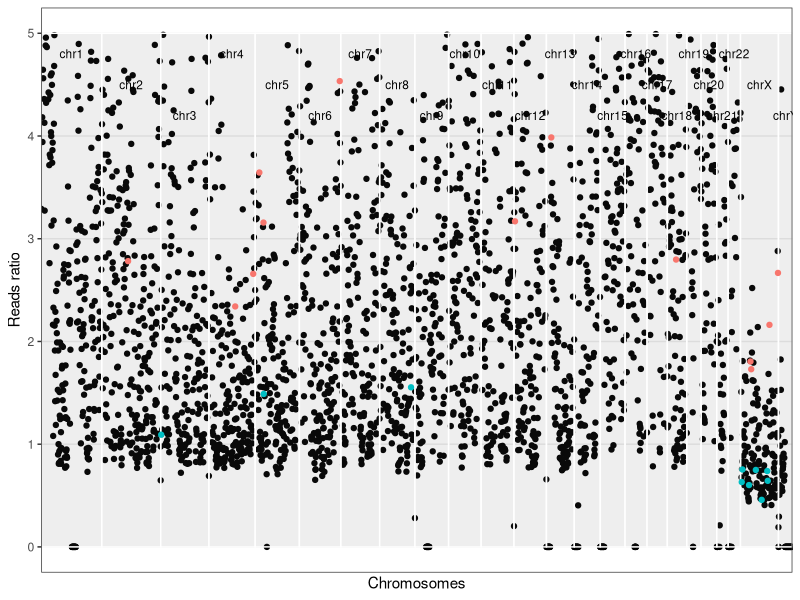
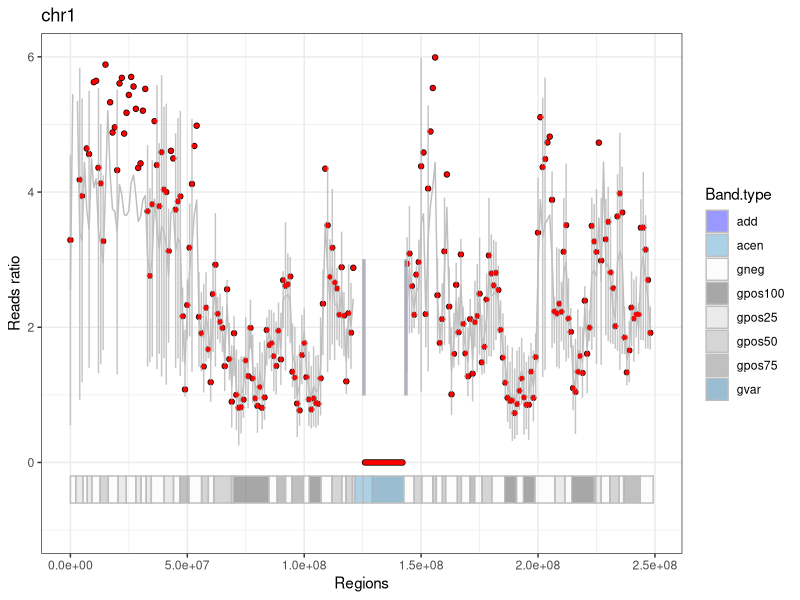
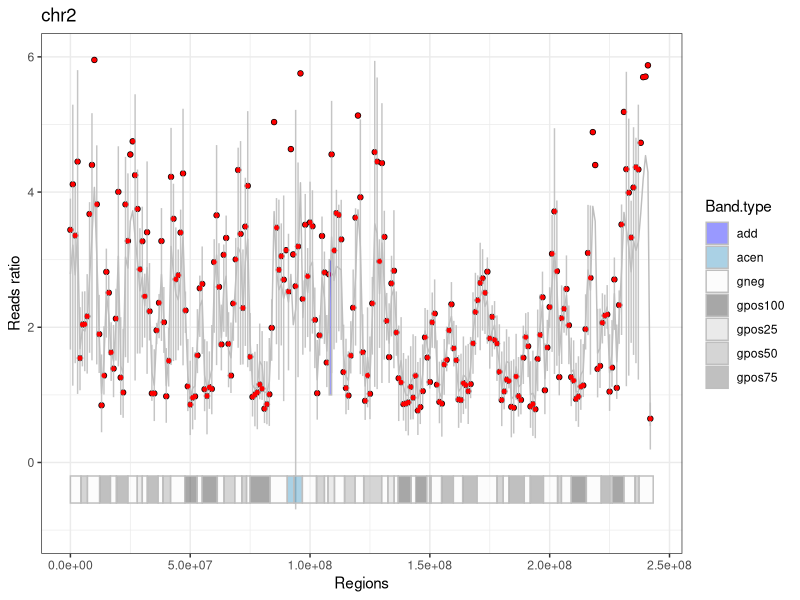
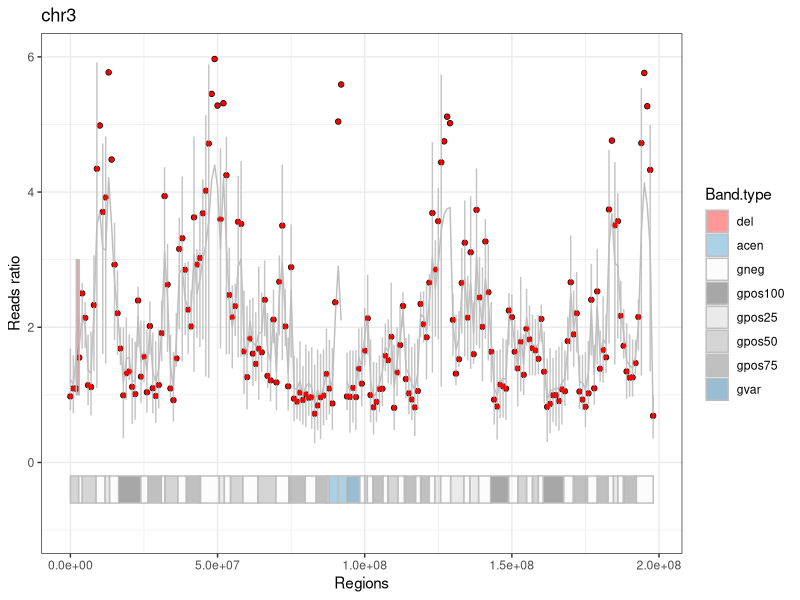
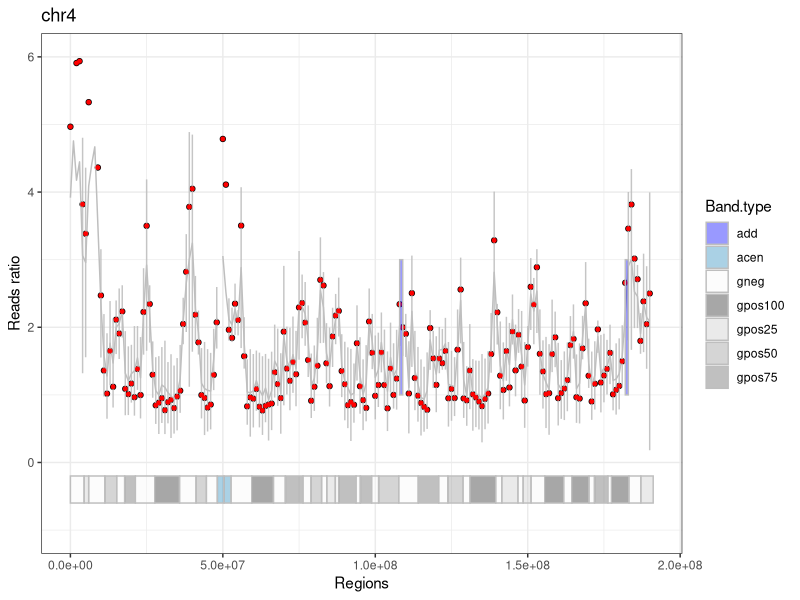
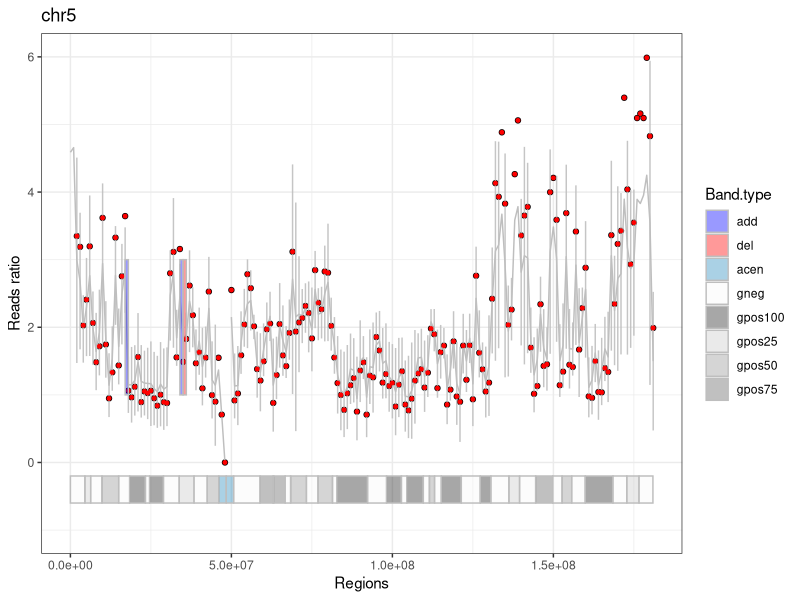
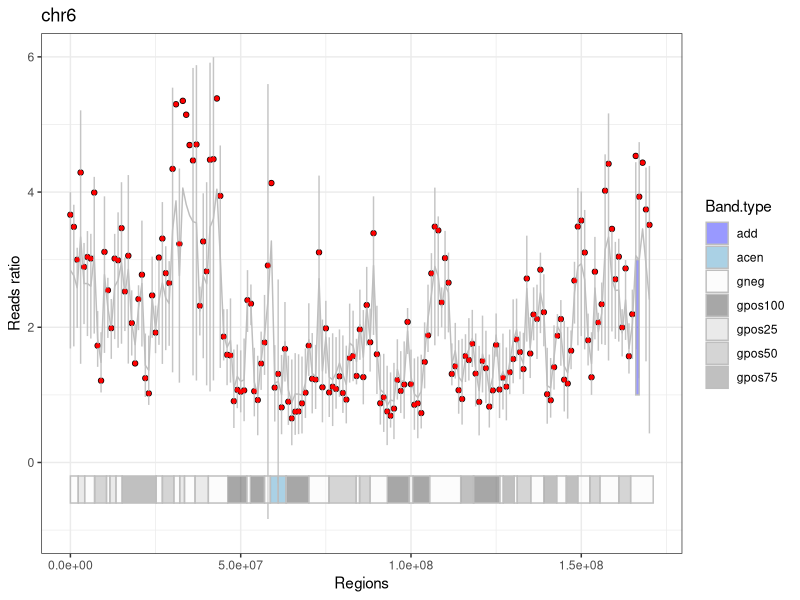
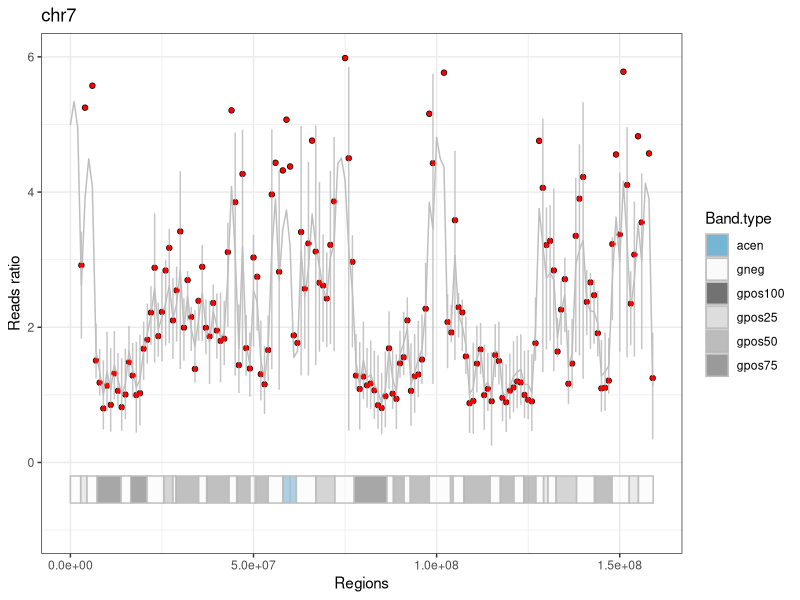

Write R code to recreate these figures, in order.
## ---- chunk 1
knitr::opts_knit$set(root.dir = "/media/vera/big_data/coriandR/output/17839.muenchen/")
knitr::opts_chunk$set(warning = FALSE, message = FALSE) 
## ---- chunk 2
patient.data = read.table("patient.data.tsv", stringsAsFactors = F)
patient_name = patient.data[1, 2]
gender = as.character(patient.data[2, 2])
## ---- chunk 3

# librarys
library(ggplot2)
library(knitr)


###################################################################################################
# VORBEREITEN
###################################################################################################

# SCHRITT 1
# Daten einlesen: Patient, PON, Giemsa-Bands, alle Gene und eine Auswahl der relevanten.

patient = read.table("patient.fc.tsv", header=TRUE, row.names = 1, stringsAsFactors = F) 
bin_data = read.table("pon.tsv", header=TRUE, row.names = 1, stringsAsFactors = F)
bin_data$Start = as.integer(bin_data$Start)
bin_data$End = as.integer(bin_data$End)
# pon wurde bereits erzuegt, normalisiert und mit den statistischenwerten versehen!

cytobands = read.table("../../tables/cytobands_sort.2.tsv", header=TRUE, sep = "\t", row.names = 1, stringsAsFactors = F)
  # die farben sind bereits enthalten!
cancer_genes = read.table("../../tables/cancer.driver.genes_unique.and.goi.aml.csv", header=TRUE, sep = "\t",
                          stringsAsFactors = F)
all_genes = read.table("../../tables/all_genes.tsv", header=TRUE, row.names = 1, stringsAsFactors = F)
all_genes$start = as.integer(all_genes$start)
all_genes$end = as.integer(all_genes$end)

## ---- chunk 4
stats = read.table("mapping.stats.tsv", stringsAsFactors = F)
stats[nrow(stats) +1, ] = list(as.character("unique_mapped_reads"), sum(patient[ , 6]))
stats[nrow(stats) +1, ] = list(as.character("SAMPLE_ID"), patient_name)
stats[nrow(stats) +1, ] = list(as.character("gender"), gender)

library(knitr)
kable(stats, digits = 0, col.names = NULL, align = "l")
## ---- chunk 5

# SCHRITT 2
# PON an das Geschlecht des Patienten anpassen
pon.gender.adjust = function(pon, gender) {
  if (gender == "M") {
    chrn = "chrX"
    pon.copy = pon[pon$Chr == "chrX_M", ]
    pon.copy$Chr = chrn
    pon = rbind(pon, pon.copy)
    
    chrn = "chrY"
    pon.copy = pon[pon$Chr == "chrY_M", ]
    pon.copy$Chr = chrn
    pon = rbind(pon, pon.copy)
    
    pon = pon[!(pon$Chr == "chrX_F" | pon$Chr == "chrY_F" | pon$Chr == "chrX_M" | pon$Chr == "chrY_M"), ]
  }
  
  else {
    chrn = "chrX"
    pon.copy = pon[pon$Chr == "chrX_F", ]
    pon.copy$Chr = chrn
    pon = rbind(pon, pon.copy)
    
    chrn = "chrY"
    pon.copy = pon[pon$Chr == "chrY_F", ]
    pon.copy$Chr = chrn
    pon = rbind(pon, pon.copy)
    
    pon = pon[!(pon$Chr == "chrX_F" | pon$Chr == "chrY_F" | pon$Chr == "chrX_M" | pon$Chr == "chrY_M"), ]
  }
}


# SCHRITT 3
# Die Patientendaten normalisieren
patient_normalization = function(patient, column_number) {
  # patient = tabelle der patienten
  # column_number = nummer der spalte mit deb patienten-bins
  # (bei einem patienten -> 6) 
  patient_norm <- patient[ , 1:5]
  #patient_norm$pat_bins <- patient[ , column_number] / sum(patient[ , column_number]) * (patient[1, 3] - patient[1, 2] + 1)
  patient_norm$pat_bins <- patient[ , column_number] / median(patient[ , column_number]) *2
  # eine neue tabelle mit den allgemeinen daten und den normalisierten patienten-bins
  # normalisierung basiert auf der automatischen erkennung der bin-laenge (differenz end und start der 1. bin)
  # ist also dynamisch
  return(patient_norm)
}

# SCHRITT 4
# Den Patienten als eine neue Spalte zu der PON-Tabelle hinzufügen
unite.data = function(pon, patient) {
  pon$patient = patient$pat_bins
  return(pon)
}

###################################################################################################
# RECHNEN
###################################################################################################

# SCHRITT 5
#Del/amp Bins detektieren
aberration.bins.identifier = function(bin_data, sd_factor) {
  bin_data$aberration = with(bin_data, factor(ifelse(patient < mean - sd_factor * sd, 'del', ifelse(patient > mean + sd_factor * sd, 'add', 'normal')), levels = c('normal', 'add', 'del')))
  return(bin_data)
}


# SCHRITT 6
# Abweichende Bins werden zu ganzen Regionen mit einer gemeinsamen Richtung
# (amplifiziert oder deletiert) zusammengefasst
# und in eine Tabelle hereingeschrieben
region_bring_together = function(bin_data, sd_factor) {
  # die funktion schaut alle chromosome (inkl. geschlechterchr) nach den over/under regionen durch
  # und gibt diese mit den start-/endpunkten in einer tabelle wieder
  regions = data.frame(Chr=character(), Start=integer(), End=integer(), Start.i=integer(), 
                        End.i=integer(), Direction=integer(), stringsAsFactors = F)
  last_chr = 'NULL'
  last_direction = 0 # 0 for normal, -1 for del, +1 for amp
  region_start = 0
  for (i in 1:nrow(bin_data)) {
    if(bin_data$Chr[i] != last_chr) {
      if(last_chr != 'NULL' & last_direction != 0) {
        regions[nrow(regions) + 1, ] = list(as.character(last_chr), bin_data$Start[region_start], 
                                            bin_data$End[i-1], region_start, i, last_direction)
        #eine region wird zugemacht, falls am ende eines chromosoms eine region noch offen war
      }
      last_direction = 0
      region_start = 0
      last_chr = bin_data$Chr[i]
    }

    direction = 0
    if(!is.na(bin_data$patient[i]) & (bin_data$patient[i] < bin_data$mean[i] - sd_factor * bin_data$sd[i])) {
      direction = -1
    } else if(!is.na(bin_data$patient[i]) & (bin_data$patient[i] > 
                                             bin_data$mean[i] + sd_factor * bin_data$sd[i])) {
      direction = +1
    }
    if (direction == last_direction) {
      next()
    }
    if (direction > last_direction) {
      if (last_direction == 0) {
        region_start = i
        # neue del oder amp region wird aufgemacht
      }
      else if (last_direction == -1) {
        regions[nrow(regions) + 1, ] = list(as.character(bin_data$Chr[i]), bin_data$Start[region_start], 
                                            bin_data$End[i-1], region_start, i-1, last_direction)
        # alte del region wird zugemacht
        if (direction == 1) {
          region_start = i
          # neue amp region wird aufgemacht
        }
      }
    } 
    else if (direction < last_direction) {
      if (last_direction == 0) {
        region_start = i
        # neue del region wird aufgemacht
      }
      else if (last_direction == 1) {
        regions[nrow(regions) + 1, ] = list(as.character(bin_data$Chr[i]), bin_data$Start[region_start], 
                                            bin_data$End[i-1], region_start, i-1, last_direction)
        # alte amp region wird zugemacht
        if (direction == -1) {
          region_start = i
          # neue del region wird aufgemacht
        }
      }
    }
    last_direction = direction
  }
  if(last_direction != 0) {
    regions[nrow(regions) + 1, ] = list(as.character(bin_data$Chr[i]), bin_data$Start[region_start], 
                                        bin_data$End[i-1], region_start, i, last_direction)
    #eine region wird zugemacht, falls bei dem allerletzten chromosom eine region noch offen war
  }
  return(regions)
}

###################################################################################################
# REPORTEN
###################################################################################################

# SCHRITT 7
# Die Regionen werden zu größeren Regionen zusammengefasst, deren Werte gegen die
# Werte des PONs an der gleichen Stelle geprüft werden
# Momentan noch 3*SD-Statistik.
region_merge = function(bin_data, regions, sd_factor) {
  regions_merged = data.frame(Chr=character(), Start=integer(), End=integer(), Start.i=integer(), 
                               End.i=integer(), Direction=factor(levels=c('add', 'del')),
                               stringsAsFactors = F)
  
  if(nrow(regions) < 2) return(regions_merged)
  
  regions_merged[1,] = list(as.character(regions$Chr[1]), 
                            regions$Start[1], 
                            regions$End[1],
                            regions$Start.i[1],
                            regions$End.i[1],
                            ifelse(regions$Direction[1]==1, 'add', 'del'))
  m = 1 #der zaehler in der tabelle "regions_merged"
  mean_region = 0
  mean_pon = 0
  sd_pon = 0
  
  for (r in 2:nrow(regions)) {
    if (regions_merged$Chr[m] != regions$Chr[r] | regions_merged$Direction[m] != regions$Direction[r]) {
      # mergen nur, wenn auf dem selben chr.
      regions_merged[nrow(regions_merged) + 1, ] = list(Chr=as.character(regions$Chr[r]), 
                                                        Start=regions$Start[r], 
                                                        End=regions$End[r],
                                                        Start.i=regions$Start.i[r],
                                                        End.i=regions$End.i[r],
                                                        Direction=ifelse(regions$Direction[r]==1, 'add', 'del'))
      # die region auf einem neuen chr oder mit einer anderen richtung zu der neuen tabelle hinzufuegen
      m = nrow(regions_merged)
      # das ist die region, von der aus betrachtet wird
      next
    }
    bin_start = regions_merged$Start.i[m]
    bin_end = regions$End.i[r]
    
    mean_region = mean(c(bin_data$patient[bin_start]:bin_data$patient[bin_end]), na.rm = TRUE)
    mean_pon = mean(c(bin_data$mean[bin_start:bin_end]), na.rm = TRUE)
    #die mittelwerte der betroffenen bins inkl. "normale" chr.abschnitte bei dem patienten und pon
    sd_pon <- mean(bin_data$sd[bin_start:bin_end])
    
    if (mean_region > mean_pon + sd_factor*sd_pon | mean_region < mean_pon - sd_factor*sd_pon) {
      # wenn die mittelwerte der betroffenen bins immer noch signifikant hoch/runter sind -> mergen
      regions_merged[m, ] = list(as.character(regions$Chr[r]), 
                                 regions_merged$Start[m], 
                                 regions$End[r],
                                 bin_start,
                                 bin_end,
                                 ifelse(regions$Direction[r]==1, 'add', 'del'))
    } 
    else {
      regions_merged[nrow(regions_merged) + 1, ] = list(Chr=as.character(regions$Chr[r]), 
                                                        Start=regions$Start[r], 
                                                        End=regions$End[r],
                                                        Start.i=regions$Start.i[r],
                                                        End.i=regions$End.i[r],
                                                        Direction=ifelse(regions$Direction[r]==1, 'add', 'del'))
    }
    m <- nrow(regions_merged)
  }
  return(regions_merged)
}


# SCHRITT 8
# Hier werden abweichende Banden aus den Bins detektiert
# Herausforderungen dabei ist, dass die Bins und die Bands in verschiedenen Schritten laufen,
# so kann eine Bande 100.000 Schritte haben
bins2bands = function(bin_data, cytobands, sd_factor) {
  last_chr = 'NULL'
  direction = 0 # die richtung der abweichenden bande (over, under)
  
  bands = data.frame(Chr=character(), Name=character(), Start=integer(), End=integer(),
                     Sum.pat=integer(),
                     Sum.pon=integer(), Direction=integer(),
                     stringsAsFactors = F)
  
  for (c in 1:nrow(cytobands)) {
    # Selektieren der Zeilen mit benötigten Eigenschften
    # hier gibt es mehrere faelle, da die schritte der bind und banden nicht gleich sind
    # und mehrere bins in einer bande sein koennen
    # bzw. auch  kleine bands in einer bin
    
    # die bedingung, dass die chromosome der banden und das patienten
    # gleich sind, muss immer erfuellt sein
    
    sel = as.character(bin_data$Chr) == as.character(cytobands$Chr[c]) &
      # fall 1: die bin ist kleiner als die band
      ((bin_data$Start >= cytobands$Start[c] & bin_data$End <= cytobands$End[c]) |
         # fall 2: die bin ist zwischen 2 bands, liegt aber eher in der betrachteten bin,
         # weil das ende von der bin naeher zum ende der band liegt, als der
         # anfang zum anfang der naechsten
         # die 2. bedingung wurde eingebaut, um zu verhindern, dass die bins vor der aktuellen
         # band mitselektiert werden
         ((bin_data$Start < cytobands$End[c]) &
            (bin_data$End > cytobands$Start[c]) &
            ((cytobands$End[c] - bin_data$Start) >= (bin_data$End - cytobands$End[c]))) |
         # fall 3: die bin ist zwischen 2 bands, liegt aber eher in der
         # betrachteten bin
         # weil der anfang von der bin naeher zum anfang der band liegt, als das ende
         ((bin_data$Start < cytobands$Start[c]) &
            ((bin_data$End - cytobands$Start[c]) > (cytobands$Start[c] - bin_data$Start))))
    # fall 4: die band ist kleiner als die bin,
    # dann greift die bedingung 2 oder 3, je nach werten
    
    band.pat = bin_data[sel, "patient"]
    #band.pon = colSums((bin_data[sel, grep(".bam", colnames(bin_data))]), na.rm = TRUE)
    band.pon = colSums((bin_data[sel, grep("V", colnames(bin_data))]), na.rm = TRUE)
    sum_pat = sum(band.pat, na.rm = TRUE)
    # summe der werte der bins in dieser band fuer den patienten
    sum_pon = mean(band.pon, na.rm = TRUE)
    # mittelwert der summe der bins in dem pon
    sd_bands = sd(band.pon, na.rm = TRUE)
    # standartabweichung fur die bins in der band
    if (sum_pat > sum_pon + sd_factor*sd_bands) {
      direction = +1 # die bande ist amp
    }
    else if (sum_pat < sum_pon - sd_factor*sd_bands) {
      direction = -1 # die bande ist del
    }
    
    bands[nrow(bands) + 1, ] = list(as.character(cytobands$Chr[c]),
                                    as.character(cytobands$Name[c]),
                                    cytobands$Start[c],
                                    cytobands$End[c],
                                    sum_pat,
                                    sum_pon,
                                    direction)
    direction = 0
  }
  return(bands)
}


# SCHRITT 9
# Hier werden Banden zusammengefasst und fuer den Report vorbereitet
karyotype = function(bands) {
  suspected_bands = bands[bands$Direction != 0, ]
  
  # bands mergen, wie bei den regions, nur ohne statistische validierung
  suspected_bands$last_Name = suspected_bands$Name
  karyotype_to_report = suspected_bands[1, ]
  
  karyotype_to_report$Aberration = NA
  if(nrow(suspected_bands) < 2) return(karyotype_to_report)
  
  k = 1
  # der zaehler in der tabelle karyotype_to_report
  for (s in 2:nrow(suspected_bands)) {
    if (karyotype_to_report$Chr[k] == suspected_bands$Chr[s] &
        karyotype_to_report$Direction[k] == suspected_bands$Direction[s] &
        karyotype_to_report$End[k] == suspected_bands$Start[s]) {
      karyotype_to_report$last_Name[k] = suspected_bands$Name[s]
      karyotype_to_report$End[k] = suspected_bands$End[s]
      next
    }
    else {
      karyotype_to_report[nrow(karyotype_to_report) +1, ] = suspected_bands[s, ]
      # die bande auf einem neuen chr oder mit einer anderen richtung hinzufuegen
      k = nrow(karyotype_to_report)
      # das ist jetzt die bande, von der aus betrachtet wird
    }
  }
  
  for (a in 1:nrow(karyotype_to_report)) {
    karyotype_to_report[a, "Aberration"] = as.character(paste0(karyotype_to_report$Direction[a], "(",
                                                               suspected_bands$Chr[a], ")(",
                                                               suspected_bands$Name[a],
                                                               suspected_bands$last_Name[a], ")"))
  }
  
  karyotype_to_report$Aberration = as.character(paste0(ifelse(karyotype_to_report$Direction == 1, "add", "del"), "(",
                                                       sub("chr", "", karyotype_to_report$Chr), ")(",
                                                       karyotype_to_report$Name,
                                                       karyotype_to_report$last_Name, ")"))
  return(karyotype_to_report)
}


# SCHRITT 10
# Die Gene, die in den abweichenden Banden liegen, werden detektiert
# und an eine Tabelle übergeben
genes_finder = function(bin_data, all_genes, cancer_genes, sd_factor) {
  suspected_bins <- data.frame(Chr=character(), Start=integer(), End=integer(), Bin=integer(),
                               Aberration=character(), stringsAsFactors = F)
  # Hier werden alle Bins gespeichert, die von pon_mean +/- 3*SD abweichen
  g=0
  for (g in 1:nrow(bin_data)) {
    if (!is.na(bin_data$patient[g]) &
        (bin_data$patient[g] < (bin_data$mean[g] - sd_factor * bin_data$sd[g]))) {
      suspected_bins[nrow(suspected_bins) + 1, ] = list(as.character(bin_data$Chr[g]), 
                                                        bin_data$Start[g], 
                                                        bin_data$End[g],
                                                        bin_data$patient[g],
                                                        as.character("del"))
    }
    
    else if (!is.na(bin_data$patient[g]) &
             (bin_data$patient[g] > (bin_data$mean[g] + sd_factor * bin_data$sd[g]))) {
      suspected_bins[nrow(suspected_bins) + 1, ] = list(as.character(bin_data$Chr[g]), 
                                                        bin_data$Start[g], 
                                                        bin_data$End[g],
                                                        bin_data$patient[g],
                                                        as.character("amp"))
    }
  }

  special_genes = all_genes[all_genes$symbol %in% cancer_genes$genes,]
  special_genes$aberration = 'norm'
  special_genes$found = 0
  
  for(i in 1:nrow(special_genes)) {
    bins = suspected_bins[suspected_bins$Chr == special_genes$chr[i] & (suspected_bins$Start <= special_genes$start[i] & special_genes$start[i] <= suspected_bins$End |
                                                                          suspected_bins$Start <= special_genes$end[i] & special_genes$end[i] <= suspected_bins$End),]
    if(nrow(bins) == 0) {next}
    special_genes$found[i] = 1
    if(all(bins$Aberration == 'amp')) {special_genes$aberration[i] = 'amp'}
    if(all(bins$Aberration == 'del')) {special_genes$aberration[i] = 'del'}
  }

  reported_genes = special_genes[special_genes$found == 1 & (special_genes$aberration == "amp" | special_genes$aberration == "del"), ]

  return(reported_genes)
}


# SCHRITT 11
# Diese Funktion soll die Plots generieren. Bestandteile des Plots zur Zeit sind:
# 1) Punkte aus den gemappten Patientendaten
# 2) Eine Linie fuer die PON-Daten
# 3) Errorbar fuer 3*SD der PON-Daten an dieser Stelle
# 4) Del/amp Regionen
# 5) Ein Ideogram zur besseren raemlichen Orientierung fuer die Kliniker


plot_bins_regions_ideogram <- function(bin_data, cytobands, region_merged,
                                       chrn, sd_factor) {

  x <- bin_data[bin_data$Chr == chrn, "Start"]
  y <- bin_data[bin_data$Chr == chrn, "patient"]
  plot_patient <- qplot(x, y, ylim=c(-1, 6)) +
                  geom_line(aes(x = bin_data[bin_data$Chr == chrn, "Start"],
                                y = bin_data[bin_data$Chr == chrn, "mean"]),
                                color = "gray", linetype = "solid") +
                  geom_errorbar(aes(x = bin_data[bin_data$Chr == chrn, "Start"],
                                    ymin = bin_data[bin_data$Chr == chrn, "mean"] - 
                                    sd_factor * bin_data[bin_data$Chr == chrn, "sd"], 
                                    ymax = bin_data[bin_data$Chr == chrn, "mean"] + 
                                    sd_factor * bin_data[bin_data$Chr == chrn, "sd"]),
                                width=0.1, color = "gray", alpha = 0.9, na.rm = TRUE) +
    # na.rm = TRUE bedeutet, dass die fehlenden Werte keine fehlermeldungen mehr verursachen
    
                  geom_point(aes(x = x, y = bin_data[bin_data$Chr == chrn, "patient"]),
                                 shape = 19, color = "red", size = 1) +
    #das eigentliche ideogram
                  geom_rect(data = cytobands[cytobands$Chr == chrn, ],
                            stat = "identity", position = "identity",
                    aes(NULL, NULL, xmin = Start, xmax = End, fill = Band.type),
                        ymin = -0.6, ymax = -0.2, color = "gray", size = 0.5, alpha = 0.4) +
                  scale_fill_manual(values=c("acen" = "#2b8cbe", "gneg" = "#f7f7f7",
                                             "gpos100" = "#252525", "gpos25" = "#cccccc",
                                             "gpos50" = "#969696", "gpos75" = "#636363",
                                             "gvar" = "#045a8d", "stalk" = "#be8c2b",
                                             "add" = "blue", "del" = "red")) +
    
    # die regione einzeichnen
                  geom_rect(data = region_merged[region_merged$Chr == chrn,],
                            aes(NULL, NULL, xmin = Start, xmax = End, fill = Direction),
                                ymin = 1,
                                ymax = 3,
                                color = "gray", size = 0.5, alpha = 0.4) +
    
                  theme_bw() +
                  labs(title = chrn, x = "Regions", y = "Reads ratio")
  print(plot_patient)
  return(plot_patient)
}


# SCHRITT 12
# Eine Schleife, um die Plots für alle Chromosomen zu erstellen
# und diese in einem neuen Ordner zu speichern
create.plots <- function(path.output, patient_name, bin_data, cytobands, region_merged, sd_factor) {
  
  setwd(path.output)
  dir.create(paste0("Patient.", patient_name))
  setwd(paste0("Patient.", patient_name))
  
  chrn= "chr0"
  for (chrn in unique(bin_data$Chr)) {
    plot_patient = plot_bins_regions_ideogram(bin_data, cytobands, region_merged,
                                              chrn, sd_factor)
    ggsave(filename = paste0("Plot.", chrn, ".png"))
  }
}


# SCHRITT 15
# Plot Uebersicht ueber alle Chromosomen nebeneinander
# Die Bins als Punkte, keine PON-Daten
# Patienten-Daten normalisiert auf 0
# Die Y-Achse geht von 1 bis -1
# Die amp/del Bins weichen nach obenm oder unten ab, sind farblich markiert
# Duenne graue Linien am Ende jedes Chromosoms
# Die X-Achse als die Koordinaten im ganzen Genom
# Unterhalb der X-Achse die Chromosomen-Nummern
# Eine Amplifikation hat mehr Gen-Kopien als Gain, diese Aufteilung (siehe Fig. 1 im iCHORcna Paper)
# sollte auch von uns beibehalten werden.
plot_genome_wide_cnv = function(bin_data) {
  # eine Tabelle mit den globalen Koordinaten fuer alle Chromosomen
  coordinates_genome_wide <- data.frame(Chr=character(), Start=integer(), End=integer(), Offset=integer(),
                                        stringsAsFactors = F)
  for (w in unique(bin_data$Chr)) {
    coordinates_genome_wide[nrow(coordinates_genome_wide) + 1, ] = list(as.character(w),
                                                                        0,
                                                                        0,
                                                                        0)
  }

  # die Koordinaten fuer die Enden setzen
  coordinates_genome_wide[ , "End"] = sapply(coordinates_genome_wide$Chr, function (c) max(bin_data[bin_data$Chr == c, "End"]))
  # die versetzten Koordinaten setzen - so entstehen globale Koordinaten
  # coordinates_genome_wide[ , 4] = cumsum(1:(nrow(coordinates_genome_wide)-1))
  coordinates_genome_wide[ , "Offset"] = cumsum(as.numeric(coordinates_genome_wide[ , "End"]))
  coordinates_genome_wide[ , "Offset"] = c(0, coordinates_genome_wide[(1:nrow(coordinates_genome_wide)-1), "Offset"])
  coordinates_genome_wide[ , "global_End"] = cumsum(as.numeric(coordinates_genome_wide[ , "End"]))
  
  for (z in 1:nrow(coordinates_genome_wide)) {
    coordinates_genome_wide[z, "median"] = (coordinates_genome_wide[z, "Offset"] + coordinates_genome_wide[z, "global_End"])/2
  }
  
  bin_data$Offset = sapply(bin_data$Chr, function(c) coordinates_genome_wide$Offset[coordinates_genome_wide$Chr == c])
  bin_data$global_Start = bin_data$Start+bin_data$Offset
  # die koordinaten fuer die bins sind damit festgelegt, die vorbereitung ist abgeschlossen

  # ein Plot ohne farbige Punkte
  plot_all_chromosomes <- qplot(global_Start, patient, 
                                data = bin_data[bin_data$aberration == "normal", ], ylim=c(0, 5)) +
                          geom_rect(data = coordinates_genome_wide,
                                aes(NULL, NULL, xmin = Offset, xmax = global_End,
                                    ymin = 0,
                                    ymax = 5),
                                color = "white", size = 0.5, alpha = 0.1) +
                          geom_text(data = coordinates_genome_wide,
                                    aes(x = median, y = c(4.8, 4.5, 4.2, 4.8, 4.5, 4.2, 4.8, 4.5, 4.2, 4.8, 4.5, 4.2, 4.8, 4.5, 4.2, 4.8, 4.5, 4.2, 4.8, 4.5, 4.2, 4.8, 4.5, 4.2) , label = Chr), size = 3) +
                          theme_bw() +
                          theme(panel.grid.minor=element_blank(), axis.text.x = element_blank(), legend.position="none") +
                          scale_x_discrete(breaks = coordinates_genome_wide[ , "Offset"],
                                           labels = coordinates_genome_wide[ , "Chr"]) +
                          labs(x = "Chromosomes", y = "Reads ratio")
  
  # hier brauchen wir eine Bedingung fuer die Gesunden, die keine Aberrationen aufweisen

  if (nrow(bin_data[bin_data$aberration == "add", ]) < 1) {
    # wenn gar keine Auffaelligkeiten, dann ein Plot ohne farbige Punkte
    if (nrow(bin_data[bin_data$aberration == "del", ]) < 1) {
      return(plot_all_chromosomes)
    }
    # wenn Deletionen ohne Amplifikationen vorhanden sind, dann del Punkte zeichnen
    plot_all_chromosomes <- plot_all_chromosomes +
                              geom_point(data = bin_data[bin_data$aberration == "del", ], 
                                aes(x = bin_data[bin_data$aberration == "del", "global_Start"], 
                                y = bin_data[bin_data$aberration == "del", "patient"], color = "orange"))
    return(plot_all_chromosomes)
  }
  
  if (nrow(bin_data[bin_data$aberration == "del", ]) < 1) {
    # wenn Amplifikationen ohne Deletionen, dann add Punkte plotten
    plot_all_chromosomes <- plot_all_chromosomes +
                            geom_point(data = bin_data[bin_data$aberration == "add", ], 
                             aes(x = bin_data[bin_data$aberration == "add", "global_Start"], 
                             y = bin_data[bin_data$aberration == "add", "patient"], color = "blue"))
    return(plot_all_chromosomes)
  }
  
  if ((nrow(bin_data[bin_data$aberration == "del", ]) > 0) & 
      (nrow(bin_data[bin_data$aberration == "add", ]) > 0)) {
    plot_all_chromosomes <- plot_all_chromosomes +
                            geom_point(data = bin_data[bin_data$aberration == "add", ], 
                             aes(x = bin_data[bin_data$aberration == "add", "global_Start"], 
                             y = bin_data[bin_data$aberration == "add", "patient"], color = "blue")) +
                            geom_point(data = bin_data[bin_data$aberration == "del", ], 
                                aes(x = bin_data[bin_data$aberration == "del", "global_Start"], 
                                y = bin_data[bin_data$aberration == "del", "patient"], color = "orange"))
    return(plot_all_chromosomes)
      }
}
## ---- chunk 6
bin_data = pon.gender.adjust(bin_data, gender)
patient = patient_normalization(patient, 6)
bin_data = unite.data(bin_data, patient)
sd_factor = 3
bin_data = aberration.bins.identifier(bin_data, sd_factor)

regions = region_bring_together(bin_data, sd_factor)
region_merged = region_merge(bin_data, regions, sd_factor)

bands = bins2bands(bin_data, cytobands, sd_factor)
karyotype_to_report = karyotype(bands)

reported_genes = genes_finder(bin_data, all_genes, cancer_genes, sd_factor)

# create.plots(path.output, patient_name, bin_data, cytobands, region_merged, sd_factor)
plot_all_chromosomes = plot_genome_wide_cnv(bin_data)
## ---- chunk 7
kable(karyotype_to_report$Aberration, col.names = NULL, align = "l", "html")

## ---- chunk 8
kable(reported_genes[ , 1:6], align = "l")
## ---- chunk 9
plot_all_chromosomes
## ---- chunk 10

chrn= "chr0"
  for (chrn in unique(patient$Chr)) {
    plot_patient = plot_bins_regions_ideogram(bin_data, cytobands, region_merged,
                                              chrn, sd_factor)
  }
